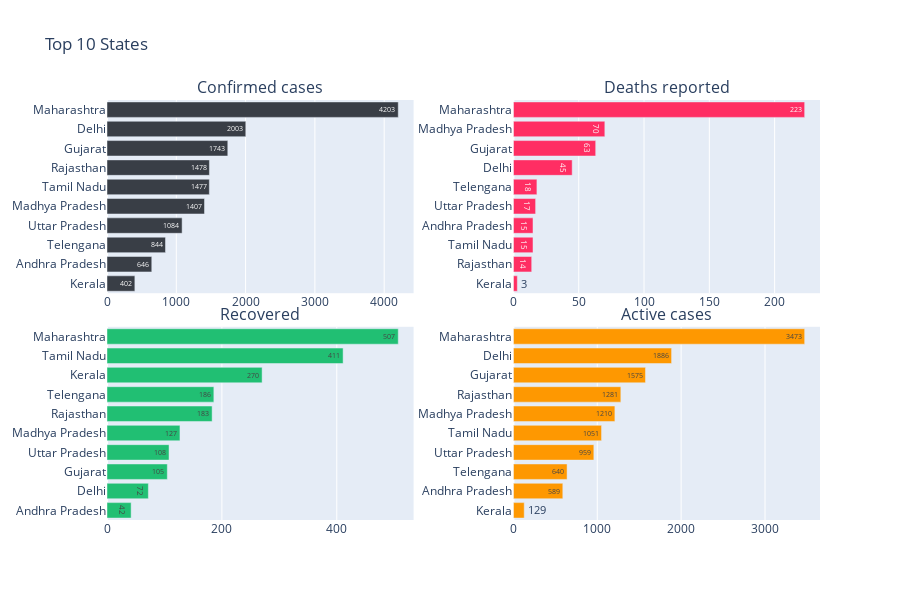

Source (notebook cell):
### Code cell
#Creating Figures
plot_c = px.bar(top_10.sort_values('Confirmed') ,x="Confirmed",y = top_10.sort_values('Confirmed').index,
               text='Confirmed', orientation='h', color_discrete_sequence = [cnf])

plot_d = px.bar(top_10.sort_values('Deaths'),x="Deaths",y = top_10.sort_values('Deaths').index,
               text='Deaths', orientation='h', color_discrete_sequence = [dth])

plot_r = px.bar(top_10.sort_values('Cured'),x="Cured",y = top_10.sort_values('Cured').index,
               text='Cured', orientation='h', color_discrete_sequence = [rec])

plot_a = px.bar(top_10.sort_values('Active'),x="Active",y = top_10.sort_values('Active').index,
               text='Active', orientation='h', color_discrete_sequence = [act])


# plot
fig = make_subplots(rows=2, cols=2, shared_xaxes=False, horizontal_spacing=0.14, vertical_spacing=0.08,
                    subplot_titles=('Confirmed cases', 'Deaths reported', 'Recovered', 'Active cases'))

fig.add_trace(plot_c['data'][0],row=1, col=1)
fig.add_trace(plot_d['data'][0],row=1, col=2)
fig.add_trace(plot_r['data'][0],row=2, col=1)
fig.add_trace(plot_a['data'][0],row=2, col=2)

fig.update_layout(height=600 ,title_text="Top 10 States ")

### Figure 1 — Plotly figure (JSON) as saved in the notebook; plotly's stock layout.template omitted (floating-point values rounded to 4 significant figures)
{"data": [{"alignmentgroup": "True", "hoverlabel": {"namelength": 0}, "hovertemplate": "Confirmed=%{text}<br>y=%{y}", "legendgroup": "", "marker": {"color": "#393e46"}, "name": "", "offsetgroup": "", "orientation": "h", "showlegend": false, "text": [402, 646, 844, 1084, 1407, 1477, 1478, 1743, 2003, 4203], "textposition": "auto", "type": "bar", "x": [402, 646, 844, 1084, 1407, 1477, 1478, 1743, 2003, 4203], "xaxis": "x", "y": ["Kerala", "Andhra Pradesh", "Telengana", "Uttar Pradesh", "Madhya Pradesh", "Tamil Nadu", "Rajasthan", "Gujarat", "Delhi", "Maharashtra"], "yaxis": "y"}, {"alignmentgroup": "True", "hoverlabel": {"namelength": 0}, "hovertemplate": "Deaths=%{text}<br>y=%{y}", "legendgroup": "", "marker": {"color": "#ff2e63"}, "name": "", "offsetgroup": "", "orientation": "h", "showlegend": false, "text": [3, 14, 15, 15, 17, 18, 45, 63, 70, 223], "textposition": "auto", "type": "bar", "x": [3, 14, 15, 15, 17, 18, 45, 63, 70, 223], "xaxis": "x2", "y": ["Kerala", "Rajasthan", "Tamil Nadu", "Andhra Pradesh", "Uttar Pradesh", "Telengana", "Delhi", "Gujarat", "Madhya Pradesh", "Maharashtra"], "yaxis": "y2"}, {"alignmentgroup": "True", "hoverlabel": {"namelength": 0}, "hovertemplate": "Cured=%{text}<br>y=%{y}", "legendgroup": "", "marker": {"color": "#21bf73"}, "name": "", "offsetgroup": "", "orientation": "h", "showlegend": false, "text": [42, 72, 105, 108, 127, 183, 186, 270, 411, 507], "textposition": "auto", "type": "bar", "x": [42, 72, 105, 108, 127, 183, 186, 270, 411, 507], "xaxis": "x3", "y": ["Andhra Pradesh", "Delhi", "Gujarat", "Uttar Pradesh", "Madhya Pradesh", "Rajasthan", "Telengana", "Kerala", "Tamil Nadu", "Maharashtra"], "yaxis": "y3"}, {"alignmentgroup": "True", "hoverlabel": {"namelength": 0}, "hovertemplate": "Active=%{text}<br>y=%{y}", "legendgroup": "", "marker": {"color": "#fe9801"}, "name": "", "offsetgroup": "", "orientation": "h", "showlegend": false, "text": [129, 589, 640, 959, 1051, 1210, 1281, 1575, 1886, 3473], "textposition": "auto", "type": "bar", "x": [129, 589, 640, 959, 1051, 1210, 1281, 1575, 1886, 3473], "xaxis": "x4", "y": ["Kerala", "Andhra Pradesh", "Telengana", "Uttar Pradesh", "Tamil Nadu", "Madhya Pradesh", "Rajasthan", "Gujarat", "Delhi", "Maharashtra"], "yaxis": "y4"}], "layout": {"annotations": [{"font": {"size": 16}, "showarrow": false, "text": "Confirmed cases", "x": 0.215, "xanchor": "center", "xref": "paper", "y": 1, "yanchor": "bottom", "yref": "paper"}, {"font": {"size": 16}, "showarrow": false, "text": "Deaths reported", "x": 0.785, "xanchor": "center", "xref": "paper", "y": 1, "yanchor": "bottom", "yref": "paper"}, {"font": {"size": 16}, "showarrow": false, "text": "Recovered", "x": 0.215, "xanchor": "center", "xref": "paper", "y": 0.46, "yanchor": "bottom", "yref": "paper"}, {"font": {"size": 16}, "showarrow": false, "text": "Active cases", "x": 0.785, "xanchor": "center", "xref": "paper", "y": 0.46, "yanchor": "bottom", "yref": "paper"}], "height": 600, "title": {"text": "Top 10 States "}, "xaxis": {"anchor": "y", "domain": [0, 0.43]}, "xaxis2": {"anchor": "y2", "domain": [0.57, 1]}, "xaxis3": {"anchor": "y3", "domain": [0, 0.43]}, "xaxis4": {"anchor": "y4", "domain": [0.57, 1]}, "yaxis": {"anchor": "x", "domain": [0.54, 1]}, "yaxis2": {"anchor": "x2", "domain": [0.54, 1]}, "yaxis3": {"anchor": "x3", "domain": [0, 0.46]}, "yaxis4": {"anchor": "x4", "domain": [0, 0.46]}}}
